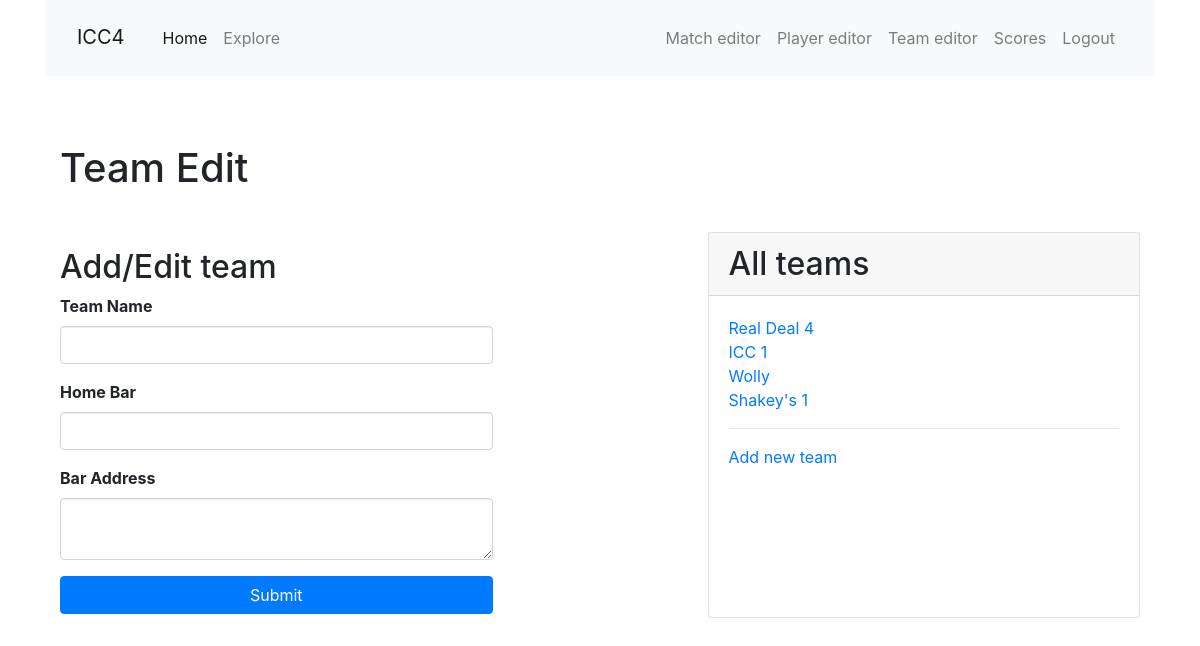
Page /team_edit on the earlier database version.
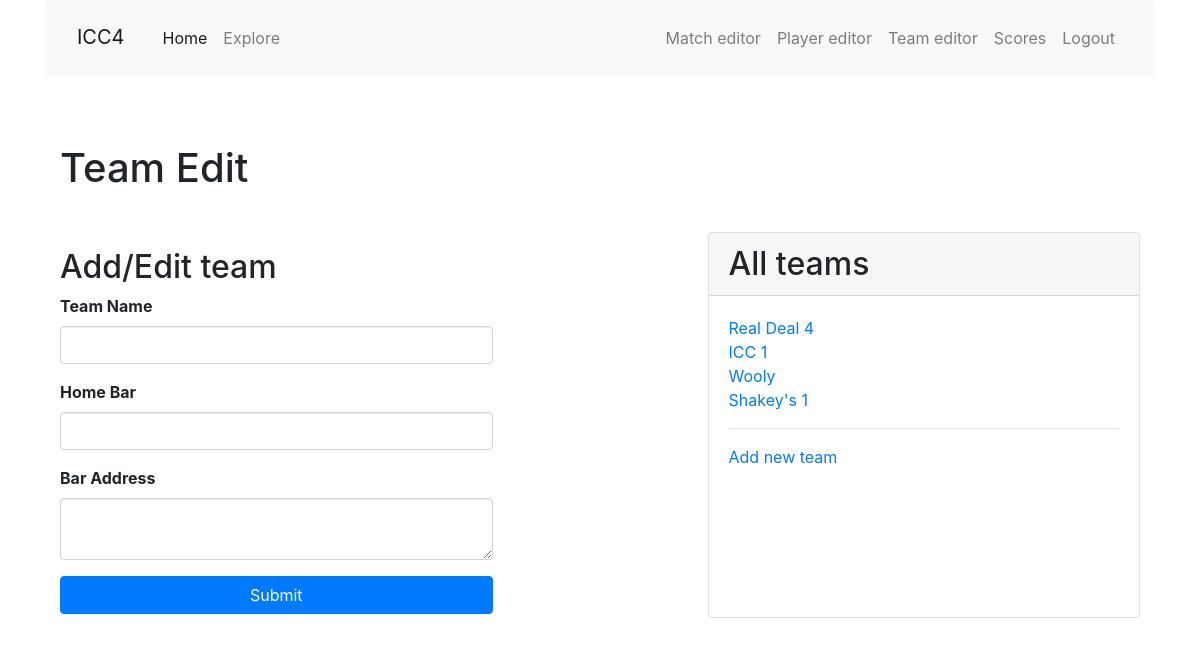
Same page on the later database version.
### app/models.py (models this page shows, shortened)
class Team(db.Model):
    id = db.Column(db.Integer, primary_key=True)
    name = db.Column(db.String(64), index=True, unique=True)
    home_location = db.Column(db.String(64), index=True)
    address = db.Column(db.String(128), index=True)
    matches = db.relationship('Match', back_populates='opponent', lazy='dynamic')

### app/main/routes.py (the view, shortened to what this page needs)
@bp.route('/team_edit',  methods=['GET', 'POST'], defaults={'name': None})
@bp.route('/team_edit/<name>',  methods=['GET', 'POST'])
def team_edit(name):
    team = Team.query.filter_by(name=name).first()
    form = EditTeamForm(obj=team)
    all_teams = Team.query.all()
    if  form.submit_delete.data and team is not None:
        db.session.delete(team)
        db.session.commit()
        flash('Team {} deleted!'.format(team.name), 'danger')
        return redirect(url_for('main.team_edit'))
    return render_template('edit_team.html', title='Team Editor',
        form=form, team=team, all_teams=all_teams)

### app/main/forms.py (shortened to what this page needs)
class EditTeamForm(FlaskForm):
    name = StringField('Team Name', validators=[DataRequired()])
    home_location = StringField('Home Bar', validators=[DataRequired()])
    address = TextAreaField('Bar Address', validators=[Length(min=1, max=140)])
    submit_new = SubmitField('Submit')
    submit_edit = SubmitField('Edit Team')
    submit_delete = SubmitField('Delete Team')
    def __init__(self, *args, **kwargs):
        super().__init__(*args, **kwargs)
        self.original_name = self.name

### app/templates/edit_team.html (shortened to what this page needs)
{% extends "base.html" %}
{% import 'bootstrap/wtf.html' as wtf %}
{% block app_content %}
<div class="container">
  <h1>Team Edit</h1>
  <br>
  <div class="row">
    <div class="col-md-5 mt-4"><h2>Add/Edit team</h2>
      <form class="form" method="post" role="form">
        {{ wtf.form_field(form.name) }}
        {{ wtf.form_field(form.home_location) }}
        {{ wtf.form_field(form.address) }}
        {% if team %}
        <h4 class="text-center text-muted">{{ team.name }}</h4>
        {{ wtf.form_field(form.submit_edit, button_map={'submit_edit': 'info my-1 btn-block'}) }}
        {{ wtf.form_field(form.submit_delete, button_map={'submit_delete': 'danger my-1 btn-block'}) }}
        {% else %}
        {{ wtf.form_field(form.submit_new, button_map={'submit_new': 'primary my-1 btn-block'}) }}
        {% endif %}
      </form>
    </div>
    <div class="col-md-2"></div>
    <div class="col-md-5 mt-2 mx-auto">
      <div class="card h-100">
        <h2 class="card-header">All teams</h2>
        <div class="card-body">
          <ul class="list-unstyled">
          {% for t in all_teams %}
          <li><a href="{{ url_for('main.team_edit', name=t.name) }}">{{ t.name }}</a></li>
          {% endfor %}
          </ul>
          <hr>
          <a href="{{ url_for('main.team_edit') }}">Add new team</a>
        </div>
      </div>
    </div>
  </div>
</div>
{% endblock %}

Differences in the rows shown:
changed Team: name "Wolly" → "Wooly"
